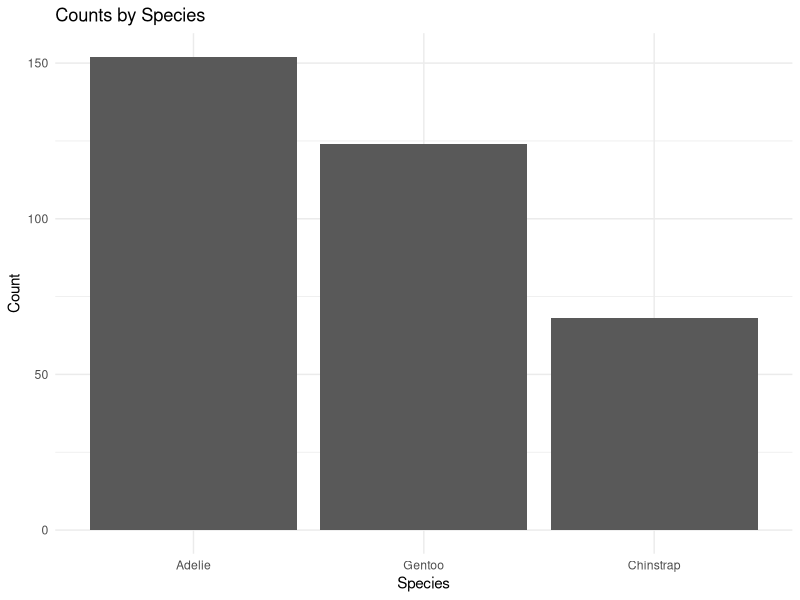
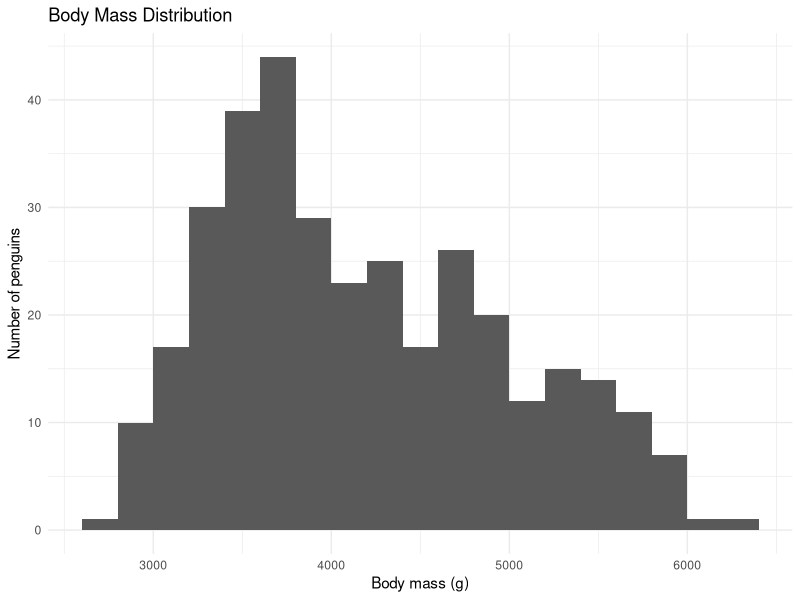
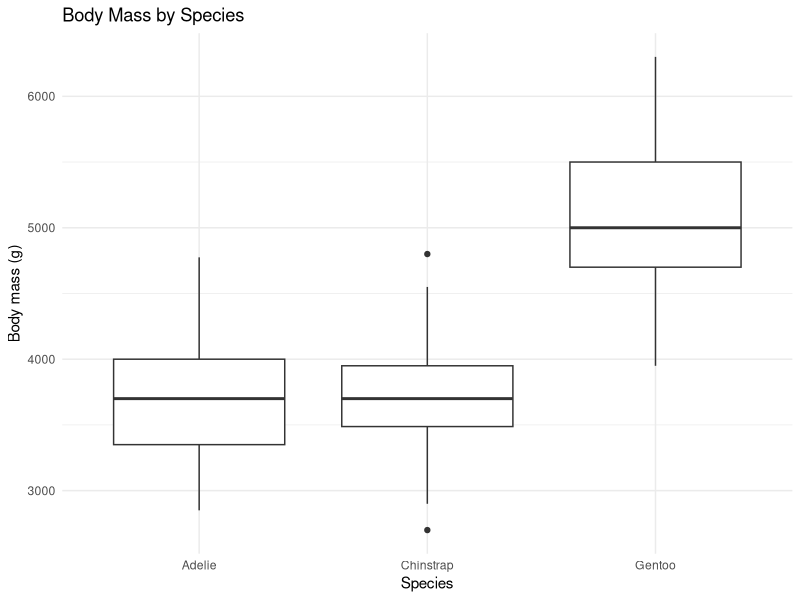
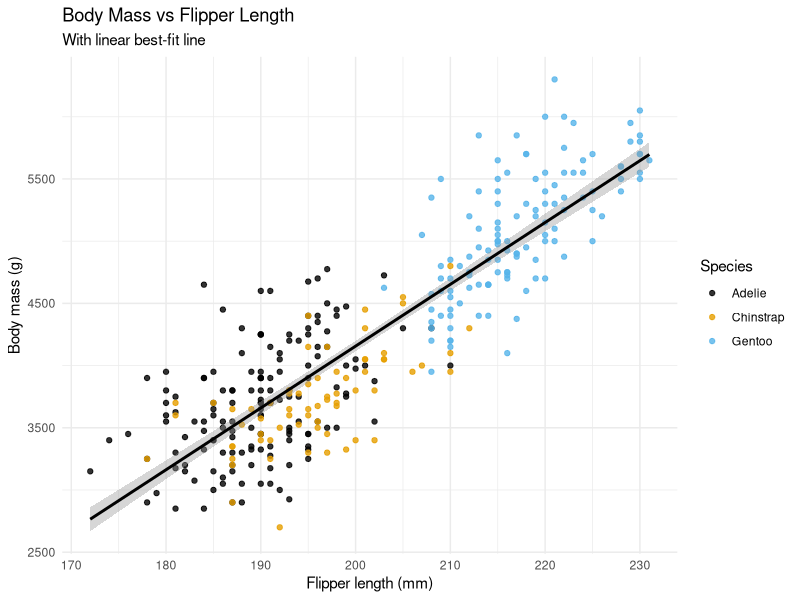

R code for these plots, in order:
# If needed, install:
#install.packages(c("tidyverse", "palmerpenguins", "ggthemes"))

# load packages
library(tidyverse)
library(palmerpenguins)
library(ggthemes)  
theme_set(theme_minimal()) # my personally-preffered style

penguins <- penguins

## Bar Chart (categorical counts)
# Counts of penguin species
ggplot(penguins, aes(x = fct_infreq(species))) +
  geom_bar(na.rm = TRUE) +
  labs(title = "Counts by Species",
       x = "Species", y = "Count") 

## Histogram (one quantitative variable)
# Distribution of body mass (grams)
ggplot(penguins, aes(x = body_mass_g)) +
  geom_histogram(binwidth = 200, boundary = 0, na.rm = TRUE) +
  labs(title = "Body Mass Distribution",
       x = "Body mass (g)", y = "Number of penguins")

##Boxplot (quantitative by categorical)
# Body mass by species
ggplot(penguins, aes(x = species, y = body_mass_g)) +
  geom_boxplot(na.rm = TRUE) +
  labs(title = "Body Mass by Species",
       x = "Species", y = "Body mass (g)")

## Scatterplot (two quantitative variables)
# Flipper length vs body mass, colored by species, with linear fit
ggplot(penguins, aes(x = flipper_length_mm, y = body_mass_g)) +
  geom_point(aes(color = species), alpha = 0.8, na.rm = TRUE) +
  geom_smooth(method = "lm", se = TRUE, linewidth = 1, color = "black", na.rm = TRUE) +
  scale_color_colorblind() +
  labs(title = "Body Mass vs Flipper Length",
       subtitle = "With linear best-fit line",
       x = "Flipper length (mm)", y = "Body mass (g)", color = "Species")

